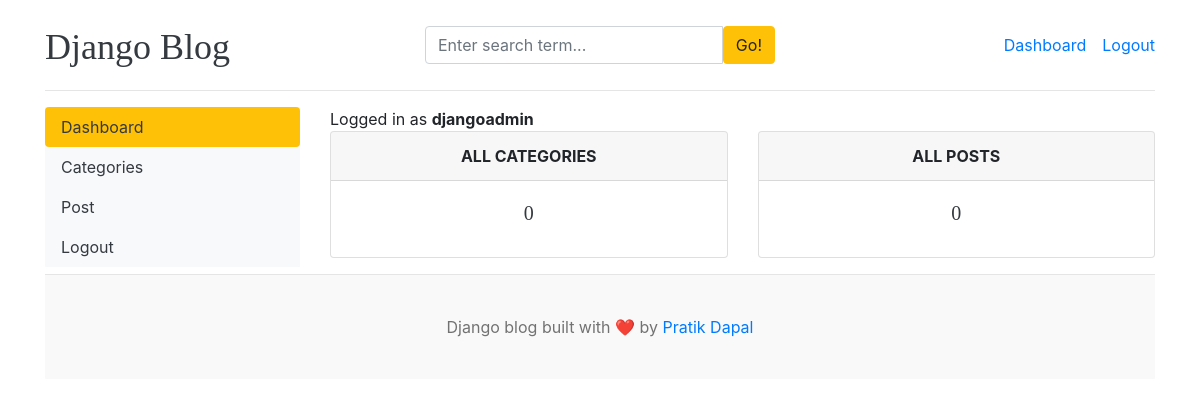
Before: /dashboard/ (signed in) with the older database file.
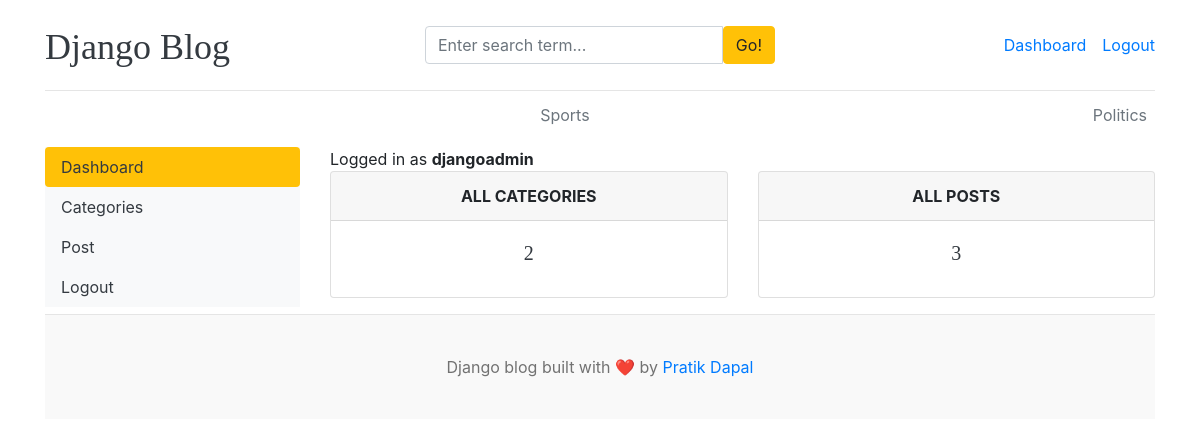
After: the same page with the newer database file.
### blogs/models.py (models this page shows, shortened)
class Category(models.Model):
    category_name = models.CharField(max_length=50, unique=True)
    created_at = models.DateTimeField(auto_now_add=True)
    updated_at = models.DateTimeField(auto_now=True)
    class Meta:
        verbose_name_plural= 'categories'

### dashboards/views.py (the view)
# urls.py: path('dashboard/',include('dashboards.urls')),
@login_required(login_url='login')
def dashboard(request):
    category_count = Category.objects.all().count()
    blogs_count = Blog.objects.all().count()
    context = {
        'category_count': category_count,
        'blogs_count': blogs_count,
    }
    return render(request, 'dashboard/dashboard.html',context)

### blogs/context_processors.py (called while the page is built)
def get_categories(request):
    categories = Category.objects.all()
    return dict(categories=categories)

def get_social_links(request):
    social_links = SocialLink.objects.all()
    return dict(social_links=social_links)

### templates/dashboard/dashboard.html
{% extends "base.html" %}
{% block content %}
<div class="row">
    {% include 'dashboard/sidebar.html' %}
     <div class="col-md-9">
        <span>Logged in as <b>{{ user }}</b></span>
        <div class="row">
            <div class="col">
                <div class="card border-default mb-3">
                    <div class="card-header text-center text-uppercase font-weight-bold">All Categories</div>
                    <div class="card-body text-dark">
                        <h5 class="card-title text-center">{{ category_count }}</h5>
                    </div>
                </div>
            </div>
            <div class="col">
                <div class="card border-default mb-3">
                    <div class="card-header text-center text-uppercase font-weight-bold">All Posts</div>
                    <div class="card-body text-dark">
                        <h5 class="card-title text-center">{{ blogs_count }}</h5>
                    </div>
                </div>
            </div>
        </div>
     </div>
</div>
{% endblock  %}

### templates/base.html (shortened to what this page needs)
{% load static%}
<!DOCTYPE html>
<html lang="en">
<head>
    <link href="https://getbootstrap.com/docs/4.0/dist/css/bootstrap.min.css" rel="stylesheet">
    <link href="{% static 'css/blog.css'%}" rel="stylesheet">
    <link rel="stylesheet" href="https://cdnjs.cloudflare.com/ajax/libs/font-awesome/4.7.0/css/font-awesome.min.css">
  </head>
<body>
    <div class="container">
      <header class="blog-header py-3">
        <div class="row flex-nowrap justify-content-between align-items-center">
          <div class="col-4 pt-1">
            <a class="blog-header-logo text-dark" href="/">Django Blog</a>
          </div>
          <div class="col-4">
            <form action="{% url "search" %}" method="GET">
              <div class="input-group">
                <input class="form-control" type="text" name="keyword" value="{{ keyword }}" placeholder="Enter search term..." aria-label="Enter search term...">
                <button type="submit" class="btn btn-warning" id="button-search" type="button">Go!</button>
              </div>
            </form>
          </div>
          <div class="col-4 d-flex justify-content-end align-items-center">
            {% if not user.is_authenticated %}
            <a class="btn btn-sm btn-warning" href="{% url 'login' %}">Login</a> &nbsp;
            <a class="btn btn-sm btn-outline-secondary" href="{% url 'register' %}">Register</a>
            {% else %}
            <span><a href="{% url 'dashboard' %}">Dashboard</a></span>
            <span><a href="{% url 'logout' %}">Logout</span>
            {% endif %}
          </div>
        </div>
      </header>
      <div class="nav-scroller py-1 mb-2">
        <nav class="nav d-flex justify-content-between">
          {% for cat in categories %}
          <a class="p-2 text-muted" href="{% url 'posts_by_category' cat.id %}">{{ cat.category_name}}</a>
          {% endfor %}
        </nav>
      </div>
{% block content%}
{% endblock %}
<footer class="blog-footer">
  <p>Django blog built with ❤️ by <a href="#">Pratik Dapal</a></p>
</footer>
</body>
</html>

Changed rows visible on the page:
added Category: category_name "Sports"
added Category: category_name "Politics"
Other visible differences:
{{ category_count }}: "0" → "2"
{{ blogs_count }}: "0" → "3"
